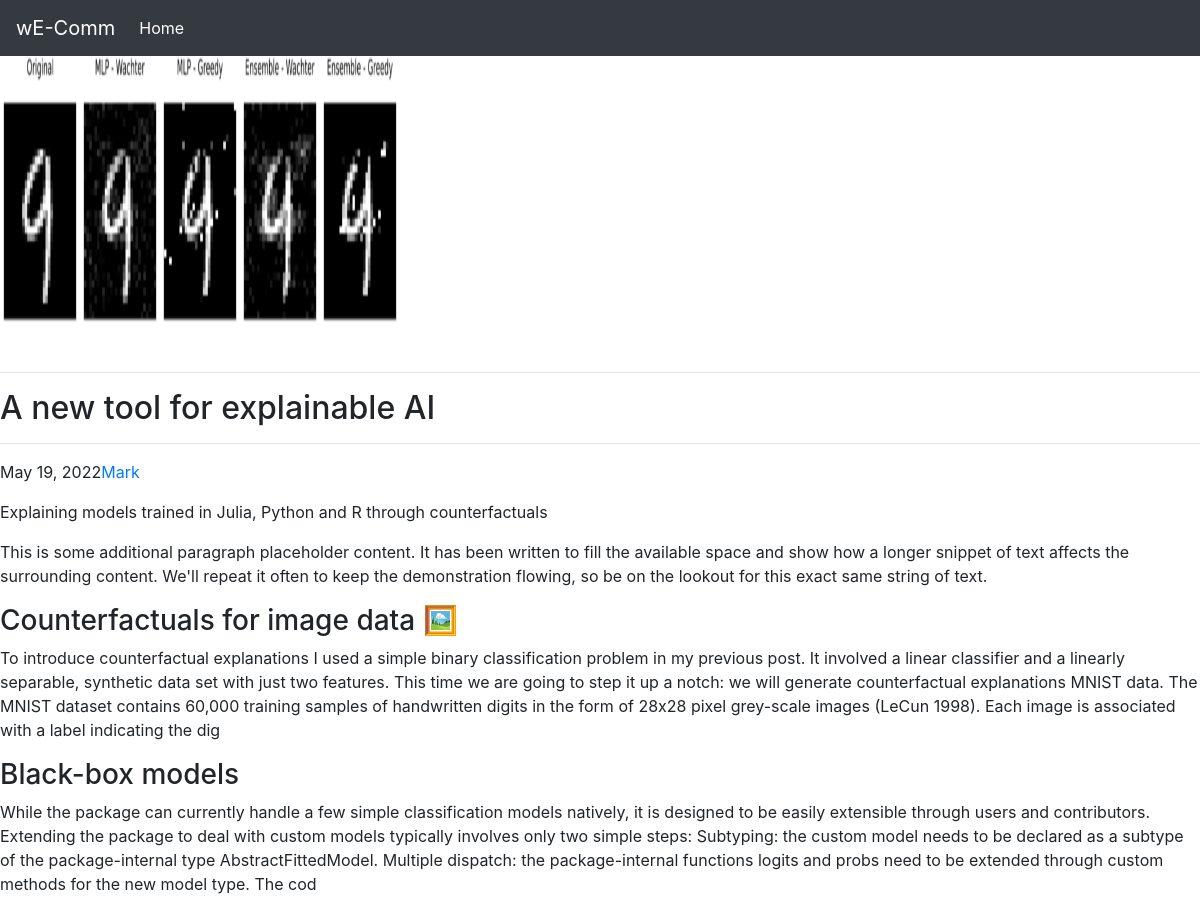
The page /blog/blogView/4 on the database its author committed.
### blog/models.py (models this page shows, shortened)
class BlogContent(models.Model):
    title = models.CharField(max_length=100, default = "")
    timestamp = models.DateField(auto_now_add=True)
    head1 = models.CharField(max_length=100, default="")
    body1 = models.CharField(max_length=500, default="")
    head2 = models.CharField(max_length=100, default="")
    body2 = models.CharField(max_length=500, default="")
    head3 = models.CharField(max_length=100, default="")
    body3 = models.CharField(max_length=500, default="")
    image = models.ImageField(upload_to="blog/images", default="")

### blog/views.py (the view)
# urls.py: path('blogView/<int:b_id>', views.blogView),
def blogView(request, b_id):
    blog = BlogContent.objects.filter(id = b_id)
    return render(request, 'blog/blogView.html', {'blog' : blog[0]})

### blog/templates/blog/blogView.html (shortened to what this page needs)
{% extends 'blog/basic.html' %}
{% block body %}
<article class="blog-post">
    <img src="/media/{{blog.image}} " height="300px" width="400px">
    <hr>
    <h2 class="blog-post-title mb-1">{{blog.title}}</h2>
    <hr>
    <p class="blog-post-meta">{{blog.timestamp}}<a href="#">Mark</a></p>
    <p>{{blog.head1}}</p>
    <p>This is some additional paragraph placeholder content. It has been written to fill the available space and show how a longer snippet of text affects the surrounding content. We'll repeat it often to keep the demonstration flowing, so be on the lookout for this exact same string of text.</p>
    <h3>{{blog.head2}}</h3>
    <p>{{blog.body2}}</p>
    <h3>{{blog.head3}}</h3>
    <p>{{blog.body3}}</p>
  </article>
{%endblock%}

### rows shown on the page
BlogContent: image (picture), title "A new tool for explainable AI", timestamp "May 19, 2022", head1 "Explaining models trained in Julia, Python and R through counterfactuals", head2 "Counterfactuals for image data 🖼", body2 "To introduce counterfactual explanations I used a simple binary classification problem in my previous post. It involved a linear classifier and a linearly separable, synthetic data set with just two features. This time we are going to step it up a notch: we will generate counterfactual explanations MNIST data. The MNIST dataset contains 60,000 training samples of handwritten digits in the form of 28x28 pixel grey-scale images (LeCun 1998). Each image is associated with a label indicating the dig", head3 "Black-box models", body3 "While the package can currently handle a few simple classification models natively, it is designed to be easily extensible through users and contributors. Extending the package to deal with custom models typically involves only two simple steps: Subtyping: the custom model needs to be declared as a subtype of the package-internal type AbstractFittedModel. Multiple dispatch: the package-internal functions logits and probs need to be extended through custom methods for the new model type. The cod"
